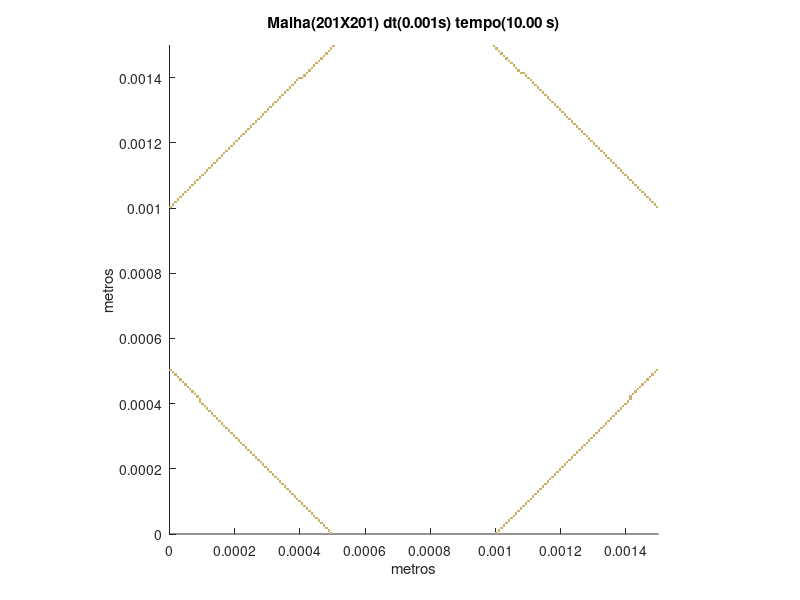

Write the MATLAB code that produced this figure.
set (gca,'PlotBoxAspectRatio',[1 1 1],'Xlim',[0,0.0015],'Ylim',[0,0.0015])
hold on
title('Malha(201X201) dt(0.001s) tempo(10.00 s)')
hold on
ylabel('metros')
hold on
xlabel('metros')
hold on

fill([0.000492537313432836 0.000492537313432836 0.0005 0.0005],[0 7.46268656716418E-06 7.46268656716418E-06 0],[0.8,0.7,0.4],'LineStyle','none')

fill([0.001 0.001 0.00100746268656716 0.00100746268656716],[0 7.46268656716418E-06 7.46268656716418E-06 0],[0.8,0.7,0.4],'LineStyle','none')

fill([0.000485074626865672 0.000485074626865672 0.000492537313432836 0.000492537313432836],[7.46268656716418E-06 1.49253731343284E-05 1.49253731343284E-05 7.46268656716418E-06],[0.8,0.7,0.4],'LineStyle','none')

fill([0.00100746268656716 0.00100746268656716 0.00101492537313433 0.00101492537313433],[7.46268656716418E-06 1.49253731343284E-05 1.49253731343284E-05 7.46268656716418E-06],[0.8,0.7,0.4],'LineStyle','none')

fill([0.000477611940298507 0.000477611940298507 0.000485074626865672 0.000485074626865672],[1.49253731343284E-05 2.23880597014925E-05 2.23880597014925E-05 1.49253731343284E-05],[0.8,0.7,0.4],'LineStyle','none')

fill([0.00101492537313433 0.00101492537313433 0.00102238805970149 0.00102238805970149],[1.49253731343284E-05 2.23880597014925E-05 2.23880597014925E-05 1.49253731343284E-05],[0.8,0.7,0.4],'LineStyle','none')

fill([0.000470149253731343 0.000470149253731343 0.000477611940298507 0.000477611940298507],[2.23880597014925E-05 2.98507462686567E-05 2.98507462686567E-05 2.23880597014925E-05],[0.8,0.7,0.4],'LineStyle','none')

fill([0.00102238805970149 0.00102238805970149 0.00102985074626866 0.00102985074626866],[2.23880597014925E-05 2.98507462686567E-05 2.98507462686567E-05 2.23880597014925E-05],[0.8,0.7,0.4],'LineStyle','none')

fill([0.000462686567164179 0.000462686567164179 0.000470149253731343 0.000470149253731343],[2.98507462686567E-05 3.73134328358209E-05 3.73134328358209E-05 2.98507462686567E-05],[0.8,0.7,0.4],'LineStyle','none')

fill([0.00102985074626866 0.00102985074626866 0.00103731343283582 0.00103731343283582],[2.98507462686567E-05 3.73134328358209E-05 3.73134328358209E-05 2.98507462686567E-05],[0.8,0.7,0.4],'LineStyle','none')

fill([0.000455223880597015 0.000455223880597015 0.000462686567164179 0.000462686567164179],[3.73134328358209E-05 4.47761194029851E-05 4.47761194029851E-05 3.73134328358209E-05],[0.8,0.7,0.4],'LineStyle','none')

fill([0.00103731343283582 0.00103731343283582 0.00104477611940299 0.00104477611940299],[3.73134328358209E-05 4.47761194029851E-05 4.47761194029851E-05 3.73134328358209E-05],[0.8,0.7,0.4],'LineStyle','none')

fill([0.000447761194029851 0.000447761194029851 0.000455223880597015 0.000455223880597015],[4.47761194029851E-05 5.22388059701493E-05 5.22388059701493E-05 4.47761194029851E-05],[0.8,0.7,0.4],'LineStyle','none')

fill([0.00104477611940299 0.00104477611940299 0.00105223880597015 0.00105223880597015],[4.47761194029851E-05 5.22388059701493E-05 5.22388059701493E-05 4.47761194029851E-05],[0.8,0.7,0.4],'LineStyle','none')

fill([0.000440298507462687 0.000440298507462687 0.000447761194029851 0.000447761194029851],[5.22388059701493E-05 5.97014925373134E-05 5.97014925373134E-05 5.22388059701493E-05],[0.8,0.7,0.4],'LineStyle','none')

fill([0.00105223880597015 0.00105223880597015 0.00105970149253731 0.00105970149253731],[5.22388059701493E-05 5.97014925373134E-05 5.97014925373134E-05 5.22388059701493E-05],[0.8,0.7,0.4],'LineStyle','none')

fill([0.000432835820895522 0.000432835820895522 0.000440298507462687 0.000440298507462687],[5.97014925373134E-05 6.71641791044776E-05 6.71641791044776E-05 5.97014925373134E-05],[0.8,0.7,0.4],'LineStyle','none')

fill([0.00105970149253731 0.00105970149253731 0.00106716417910448 0.00106716417910448],[5.97014925373134E-05 6.71641791044776E-05 6.71641791044776E-05 5.97014925373134E-05],[0.8,0.7,0.4],'LineStyle','none')

fill([0.000425373134328358 0.000425373134328358 0.000432835820895522 0.000432835820895522],[6.71641791044776E-05 7.46268656716418E-05 7.46268656716418E-05 6.71641791044776E-05],[0.8,0.7,0.4],'LineStyle','none')

fill([0.00106716417910448 0.00106716417910448 0.00107462686567164 0.00107462686567164],[6.71641791044776E-05 7.46268656716418E-05 7.46268656716418E-05 6.71641791044776E-05],[0.8,0.7,0.4],'LineStyle','none')

fill([0.000417910447761194 0.000417910447761194 0.000425373134328358 0.000425373134328358],[7.46268656716418E-05 8.2089552238806E-05 8.2089552238806E-05 7.46268656716418E-05],[0.8,0.7,0.4],'LineStyle','none')

fill([0.00107462686567164 0.00107462686567164 0.00108208955223881 0.00108208955223881],[7.46268656716418E-05 8.2089552238806E-05 8.2089552238806E-05 7.46268656716418E-05],[0.8,0.7,0.4],'LineStyle','none')

fill([0.00041044776119403 0.00041044776119403 0.000417910447761194 0.000417910447761194],[8.2089552238806E-05 8.95522388059702E-05 8.95522388059702E-05 8.2089552238806E-05],[0.8,0.7,0.4],'LineStyle','none')

fill([0.00108208955223881 0.00108208955223881 0.00108955223880597 0.00108955223880597],[8.2089552238806E-05 8.95522388059702E-05 8.95522388059702E-05 8.2089552238806E-05],[0.8,0.7,0.4],'LineStyle','none')

fill([0.000402985074626866 0.000402985074626866 0.00041044776119403 0.00041044776119403],[8.95522388059702E-05 9.70149253731343E-05 9.70149253731343E-05 8.95522388059702E-05],[0.8,0.7,0.4],'LineStyle','none')

fill([0.00108955223880597 0.00108955223880597 0.00109701492537313 0.00109701492537313],[8.95522388059702E-05 9.70149253731343E-05 9.70149253731343E-05 8.95522388059702E-05],[0.8,0.7,0.4],'LineStyle','none')

fill([0.000395522388059701 0.000395522388059701 0.000402985074626866 0.000402985074626866],[9.70149253731343E-05 0.000104477611940299 0.000104477611940299 9.70149253731343E-05],[0.8,0.7,0.4],'LineStyle','none')

fill([0.00109701492537313 0.00109701492537313 0.0011044776119403 0.0011044776119403],[9.70149253731343E-05 0.000104477611940299 0.000104477611940299 9.70149253731343E-05],[0.8,0.7,0.4],'LineStyle','none')

fill([0.000388059701492537 0.000388059701492537 0.000395522388059701 0.000395522388059701],[0.000104477611940299 0.000111940298507463 0.000111940298507463 0.000104477611940299],[0.8,0.7,0.4],'LineStyle','none')

fill([0.0011044776119403 0.0011044776119403 0.00111194029850746 0.00111194029850746],[0.000104477611940299 0.000111940298507463 0.000111940298507463 0.000104477611940299],[0.8,0.7,0.4],'LineStyle','none')

fill([0.000380597014925373 0.000380597014925373 0.000388059701492537 0.000388059701492537],[0.000111940298507463 0.000119402985074627 0.000119402985074627 0.000111940298507463],[0.8,0.7,0.4],'LineStyle','none')

fill([0.00111194029850746 0.00111194029850746 0.00111940298507463 0.00111940298507463],[0.000111940298507463 0.000119402985074627 0.000119402985074627 0.000111940298507463],[0.8,0.7,0.4],'LineStyle','none')

fill([0.000373134328358209 0.000373134328358209 0.000380597014925373 0.000380597014925373],[0.000119402985074627 0.000126865671641791 0.000126865671641791 0.000119402985074627],[0.8,0.7,0.4],'LineStyle','none')

fill([0.00111940298507463 0.00111940298507463 0.00112686567164179 0.00112686567164179],[0.000119402985074627 0.000126865671641791 0.000126865671641791 0.000119402985074627],[0.8,0.7,0.4],'LineStyle','none')

fill([0.000365671641791045 0.000365671641791045 0.000373134328358209 0.000373134328358209],[0.000126865671641791 0.000134328358208955 0.000134328358208955 0.000126865671641791],[0.8,0.7,0.4],'LineStyle','none')

fill([0.00112686567164179 0.00112686567164179 0.00113432835820896 0.00113432835820896],[0.000126865671641791 0.000134328358208955 0.000134328358208955 0.000126865671641791],[0.8,0.7,0.4],'LineStyle','none')

fill([0.000358208955223881 0.000358208955223881 0.000365671641791045 0.000365671641791045],[0.000134328358208955 0.000141791044776119 0.000141791044776119 0.000134328358208955],[0.8,0.7,0.4],'LineStyle','none')

fill([0.00113432835820896 0.00113432835820896 0.00114179104477612 0.00114179104477612],[0.000134328358208955 0.000141791044776119 0.000141791044776119 0.000134328358208955],[0.8,0.7,0.4],'LineStyle','none')

fill([0.000350746268656716 0.000350746268656716 0.000358208955223881 0.000358208955223881],[0.000141791044776119 0.000149253731343284 0.000149253731343284 0.000141791044776119],[0.8,0.7,0.4],'LineStyle','none')

fill([0.00114179104477612 0.00114179104477612 0.00114925373134328 0.00114925373134328],[0.000141791044776119 0.000149253731343284 0.000149253731343284 0.000141791044776119],[0.8,0.7,0.4],'LineStyle','none')

fill([0.000343283582089552 0.000343283582089552 0.000350746268656716 0.000350746268656716],[0.000149253731343284 0.000156716417910448 0.000156716417910448 0.000149253731343284],[0.8,0.7,0.4],'LineStyle','none')

fill([0.00114925373134328 0.00114925373134328 0.00115671641791045 0.00115671641791045],[0.000149253731343284 0.000156716417910448 0.000156716417910448 0.000149253731343284],[0.8,0.7,0.4],'LineStyle','none')

fill([0.000335820895522388 0.000335820895522388 0.000343283582089552 0.000343283582089552],[0.000156716417910448 0.000164179104477612 0.000164179104477612 0.000156716417910448],[0.8,0.7,0.4],'LineStyle','none')

fill([0.00115671641791045 0.00115671641791045 0.00116417910447761 0.00116417910447761],[0.000156716417910448 0.000164179104477612 0.000164179104477612 0.000156716417910448],[0.8,0.7,0.4],'LineStyle','none')

fill([0.000328358208955224 0.000328358208955224 0.000335820895522388 0.000335820895522388],[0.000164179104477612 0.000171641791044776 0.000171641791044776 0.000164179104477612],[0.8,0.7,0.4],'LineStyle','none')

fill([0.00116417910447761 0.00116417910447761 0.00117164179104478 0.00117164179104478],[0.000164179104477612 0.000171641791044776 0.000171641791044776 0.000164179104477612],[0.8,0.7,0.4],'LineStyle','none')

fill([0.00032089552238806 0.00032089552238806 0.000328358208955224 0.000328358208955224],[0.000171641791044776 0.00017910447761194 0.00017910447761194 0.000171641791044776],[0.8,0.7,0.4],'LineStyle','none')

fill([0.00117164179104478 0.00117164179104478 0.00117910447761194 0.00117910447761194],[0.000171641791044776 0.00017910447761194 0.00017910447761194 0.000171641791044776],[0.8,0.7,0.4],'LineStyle','none')

fill([0.000313432835820896 0.000313432835820896 0.00032089552238806 0.00032089552238806],[0.00017910447761194 0.000186567164179104 0.000186567164179104 0.00017910447761194],[0.8,0.7,0.4],'LineStyle','none')

fill([0.00117910447761194 0.00117910447761194 0.0011865671641791 0.0011865671641791],[0.00017910447761194 0.000186567164179104 0.000186567164179104 0.00017910447761194],[0.8,0.7,0.4],'LineStyle','none')

fill([0.000305970149253731 0.000305970149253731 0.000313432835820896 0.000313432835820896],[0.000186567164179104 0.000194029850746269 0.000194029850746269 0.000186567164179104],[0.8,0.7,0.4],'LineStyle','none')

fill([0.0011865671641791 0.0011865671641791 0.00119402985074627 0.00119402985074627],[0.000186567164179104 0.000194029850746269 0.000194029850746269 0.000186567164179104],[0.8,0.7,0.4],'LineStyle','none')

fill([0.000298507462686567 0.000298507462686567 0.000305970149253731 0.000305970149253731],[0.000194029850746269 0.000201492537313433 0.000201492537313433 0.000194029850746269],[0.8,0.7,0.4],'LineStyle','none')

fill([0.00119402985074627 0.00119402985074627 0.00120149253731343 0.00120149253731343],[0.000194029850746269 0.000201492537313433 0.000201492537313433 0.000194029850746269],[0.8,0.7,0.4],'LineStyle','none')

fill([0.000291044776119403 0.000291044776119403 0.000298507462686567 0.000298507462686567],[0.000201492537313433 0.000208955223880597 0.000208955223880597 0.000201492537313433],[0.8,0.7,0.4],'LineStyle','none')

fill([0.00120149253731343 0.00120149253731343 0.0012089552238806 0.0012089552238806],[0.000201492537313433 0.000208955223880597 0.000208955223880597 0.000201492537313433],[0.8,0.7,0.4],'LineStyle','none')

fill([0.000283582089552239 0.000283582089552239 0.000291044776119403 0.000291044776119403],[0.000208955223880597 0.000216417910447761 0.000216417910447761 0.000208955223880597],[0.8,0.7,0.4],'LineStyle','none')

fill([0.0012089552238806 0.0012089552238806 0.00121641791044776 0.00121641791044776],[0.000208955223880597 0.000216417910447761 0.000216417910447761 0.000208955223880597],[0.8,0.7,0.4],'LineStyle','none')

fill([0.000276119402985075 0.000276119402985075 0.000283582089552239 0.000283582089552239],[0.000216417910447761 0.000223880597014925 0.000223880597014925 0.000216417910447761],[0.8,0.7,0.4],'LineStyle','none')

fill([0.00121641791044776 0.00121641791044776 0.00122388059701493 0.00122388059701493],[0.000216417910447761 0.000223880597014925 0.000223880597014925 0.000216417910447761],[0.8,0.7,0.4],'LineStyle','none')

fill([0.00026865671641791 0.00026865671641791 0.000276119402985075 0.000276119402985075],[0.000223880597014925 0.00023134328358209 0.00023134328358209 0.000223880597014925],[0.8,0.7,0.4],'LineStyle','none')

fill([0.00122388059701493 0.00122388059701493 0.00123134328358209 0.00123134328358209],[0.000223880597014925 0.00023134328358209 0.00023134328358209 0.000223880597014925],[0.8,0.7,0.4],'LineStyle','none')

fill([0.000261194029850746 0.000261194029850746 0.00026865671641791 0.00026865671641791],[0.00023134328358209 0.000238805970149254 0.000238805970149254 0.00023134328358209],[0.8,0.7,0.4],'LineStyle','none')

fill([0.00123134328358209 0.00123134328358209 0.00123880597014925 0.00123880597014925],[0.00023134328358209 0.000238805970149254 0.000238805970149254 0.00023134328358209],[0.8,0.7,0.4],'LineStyle','none')

fill([0.000253731343283582 0.000253731343283582 0.000261194029850746 0.000261194029850746],[0.000238805970149254 0.000246268656716418 0.000246268656716418 0.000238805970149254],[0.8,0.7,0.4],'LineStyle','none')

fill([0.00123880597014925 0.00123880597014925 0.00124626865671642 0.00124626865671642],[0.000238805970149254 0.000246268656716418 0.000246268656716418 0.000238805970149254],[0.8,0.7,0.4],'LineStyle','none')

fill([0.000246268656716418 0.000246268656716418 0.000253731343283582 0.000253731343283582],[0.000246268656716418 0.000253731343283582 0.000253731343283582 0.000246268656716418],[0.8,0.7,0.4],'LineStyle','none')

fill([0.00124626865671642 0.00124626865671642 0.00125373134328358 0.00125373134328358],[0.000246268656716418 0.000253731343283582 0.000253731343283582 0.000246268656716418],[0.8,0.7,0.4],'LineStyle','none')

fill([0.000238805970149254 0.000238805970149254 0.000246268656716418 0.000246268656716418],[0.000253731343283582 0.000261194029850746 0.000261194029850746 0.000253731343283582],[0.8,0.7,0.4],'LineStyle','none')

fill([0.00125373134328358 0.00125373134328358 0.00126119402985075 0.00126119402985075],[0.000253731343283582 0.000261194029850746 0.000261194029850746 0.000253731343283582],[0.8,0.7,0.4],'LineStyle','none')

fill([0.00023134328358209 0.00023134328358209 0.000238805970149254 0.000238805970149254],[0.000261194029850746 0.00026865671641791 0.00026865671641791 0.000261194029850746],[0.8,0.7,0.4],'LineStyle','none')

fill([0.00126119402985075 0.00126119402985075 0.00126865671641791 0.00126865671641791],[0.000261194029850746 0.00026865671641791 0.00026865671641791 0.000261194029850746],[0.8,0.7,0.4],'LineStyle','none')

fill([0.000223880597014925 0.000223880597014925 0.00023134328358209 0.00023134328358209],[0.00026865671641791 0.000276119402985075 0.000276119402985075 0.00026865671641791],[0.8,0.7,0.4],'LineStyle','none')

fill([0.00126865671641791 0.00126865671641791 0.00127611940298507 0.00127611940298507],[0.00026865671641791 0.000276119402985075 0.000276119402985075 0.00026865671641791],[0.8,0.7,0.4],'LineStyle','none')

fill([0.000216417910447761 0.000216417910447761 0.000223880597014925 0.000223880597014925],[0.000276119402985075 0.000283582089552239 0.000283582089552239 0.000276119402985075],[0.8,0.7,0.4],'LineStyle','none')

fill([0.00127611940298507 0.00127611940298507 0.00128358208955224 0.00128358208955224],[0.000276119402985075 0.000283582089552239 0.000283582089552239 0.000276119402985075],[0.8,0.7,0.4],'LineStyle','none')

fill([0.000208955223880597 0.000208955223880597 0.000216417910447761 0.000216417910447761],[0.000283582089552239 0.000291044776119403 0.000291044776119403 0.000283582089552239],[0.8,0.7,0.4],'LineStyle','none')

fill([0.00128358208955224 0.00128358208955224 0.0012910447761194 0.0012910447761194],[0.000283582089552239 0.000291044776119403 0.000291044776119403 0.000283582089552239],[0.8,0.7,0.4],'LineStyle','none')

fill([0.000201492537313433 0.000201492537313433 0.000208955223880597 0.000208955223880597],[0.000291044776119403 0.000298507462686567 0.000298507462686567 0.000291044776119403],[0.8,0.7,0.4],'LineStyle','none')

fill([0.0012910447761194 0.0012910447761194 0.00129850746268657 0.00129850746268657],[0.000291044776119403 0.000298507462686567 0.000298507462686567 0.000291044776119403],[0.8,0.7,0.4],'LineStyle','none')

fill([0.000194029850746269 0.000194029850746269 0.000201492537313433 0.000201492537313433],[0.000298507462686567 0.000305970149253731 0.000305970149253731 0.000298507462686567],[0.8,0.7,0.4],'LineStyle','none')

fill([0.00129850746268657 0.00129850746268657 0.00130597014925373 0.00130597014925373],[0.000298507462686567 0.000305970149253731 0.000305970149253731 0.000298507462686567],[0.8,0.7,0.4],'LineStyle','none')

fill([0.000186567164179104 0.000186567164179104 0.000194029850746269 0.000194029850746269],[0.000305970149253731 0.000313432835820896 0.000313432835820896 0.000305970149253731],[0.8,0.7,0.4],'LineStyle','none')

fill([0.00130597014925373 0.00130597014925373 0.0013134328358209 0.0013134328358209],[0.000305970149253731 0.000313432835820896 0.000313432835820896 0.000305970149253731],[0.8,0.7,0.4],'LineStyle','none')

fill([0.00017910447761194 0.00017910447761194 0.000186567164179104 0.000186567164179104],[0.000313432835820896 0.00032089552238806 0.00032089552238806 0.000313432835820896],[0.8,0.7,0.4],'LineStyle','none')

fill([0.0013134328358209 0.0013134328358209 0.00132089552238806 0.00132089552238806],[0.000313432835820896 0.00032089552238806 0.00032089552238806 0.000313432835820896],[0.8,0.7,0.4],'LineStyle','none')

fill([0.000171641791044776 0.000171641791044776 0.00017910447761194 0.00017910447761194],[0.00032089552238806 0.000328358208955224 0.000328358208955224 0.00032089552238806],[0.8,0.7,0.4],'LineStyle','none')

fill([0.00132089552238806 0.00132089552238806 0.00132835820895522 0.00132835820895522],[0.00032089552238806 0.000328358208955224 0.000328358208955224 0.00032089552238806],[0.8,0.7,0.4],'LineStyle','none')

fill([0.000164179104477612 0.000164179104477612 0.000171641791044776 0.000171641791044776],[0.000328358208955224 0.000335820895522388 0.000335820895522388 0.000328358208955224],[0.8,0.7,0.4],'LineStyle','none')

fill([0.00132835820895522 0.00132835820895522 0.00133582089552239 0.00133582089552239],[0.000328358208955224 0.000335820895522388 0.000335820895522388 0.000328358208955224],[0.8,0.7,0.4],'LineStyle','none')

fill([0.000156716417910448 0.000156716417910448 0.000164179104477612 0.000164179104477612],[0.000335820895522388 0.000343283582089552 0.000343283582089552 0.000335820895522388],[0.8,0.7,0.4],'LineStyle','none')

fill([0.00133582089552239 0.00133582089552239 0.00134328358208955 0.00134328358208955],[0.000335820895522388 0.000343283582089552 0.000343283582089552 0.000335820895522388],[0.8,0.7,0.4],'LineStyle','none')

fill([0.000149253731343284 0.000149253731343284 0.000156716417910448 0.000156716417910448],[0.000343283582089552 0.000350746268656716 0.000350746268656716 0.000343283582089552],[0.8,0.7,0.4],'LineStyle','none')

fill([0.00134328358208955 0.00134328358208955 0.00135074626865672 0.00135074626865672],[0.000343283582089552 0.000350746268656716 0.000350746268656716 0.000343283582089552],[0.8,0.7,0.4],'LineStyle','none')

fill([0.000141791044776119 0.000141791044776119 0.000149253731343284 0.000149253731343284],[0.000350746268656716 0.000358208955223881 0.000358208955223881 0.000350746268656716],[0.8,0.7,0.4],'LineStyle','none')

fill([0.00135074626865672 0.00135074626865672 0.00135820895522388 0.00135820895522388],[0.000350746268656716 0.000358208955223881 0.000358208955223881 0.000350746268656716],[0.8,0.7,0.4],'LineStyle','none')

fill([0.000134328358208955 0.000134328358208955 0.000141791044776119 0.000141791044776119],[0.000358208955223881 0.000365671641791045 0.000365671641791045 0.000358208955223881],[0.8,0.7,0.4],'LineStyle','none')

fill([0.00135820895522388 0.00135820895522388 0.00136567164179104 0.00136567164179104],[0.000358208955223881 0.000365671641791045 0.000365671641791045 0.000358208955223881],[0.8,0.7,0.4],'LineStyle','none')

fill([0.000126865671641791 0.000126865671641791 0.000134328358208955 0.000134328358208955],[0.000365671641791045 0.000373134328358209 0.000373134328358209 0.000365671641791045],[0.8,0.7,0.4],'LineStyle','none')

fill([0.00136567164179104 0.00136567164179104 0.00137313432835821 0.00137313432835821],[0.000365671641791045 0.000373134328358209 0.000373134328358209 0.000365671641791045],[0.8,0.7,0.4],'LineStyle','none')

fill([0.000119402985074627 0.000119402985074627 0.000126865671641791 0.000126865671641791],[0.000373134328358209 0.000380597014925373 0.000380597014925373 0.000373134328358209],[0.8,0.7,0.4],'LineStyle','none')

fill([0.00137313432835821 0.00137313432835821 0.00138059701492537 0.00138059701492537],[0.000373134328358209 0.000380597014925373 0.000380597014925373 0.000373134328358209],[0.8,0.7,0.4],'LineStyle','none')

fill([0.000111940298507463 0.000111940298507463 0.000119402985074627 0.000119402985074627],[0.000380597014925373 0.000388059701492537 0.000388059701492537 0.000380597014925373],[0.8,0.7,0.4],'LineStyle','none')

fill([0.00138059701492537 0.00138059701492537 0.00138805970149254 0.00138805970149254],[0.000380597014925373 0.000388059701492537 0.000388059701492537 0.000380597014925373],[0.8,0.7,0.4],'LineStyle','none')

fill([0.000104477611940299 0.000104477611940299 0.000111940298507463 0.000111940298507463],[0.000388059701492537 0.000395522388059701 0.000395522388059701 0.000388059701492537],[0.8,0.7,0.4],'LineStyle','none')

fill([0.00138805970149254 0.00138805970149254 0.0013955223880597 0.0013955223880597],[0.000388059701492537 0.000395522388059701 0.000395522388059701 0.000388059701492537],[0.8,0.7,0.4],'LineStyle','none')

fill([9.70149253731343E-05 9.70149253731343E-05 0.000104477611940299 0.000104477611940299],[0.000395522388059701 0.000402985074626866 0.000402985074626866 0.000395522388059701],[0.8,0.7,0.4],'LineStyle','none')

fill([0.0013955223880597 0.0013955223880597 0.00140298507462687 0.00140298507462687],[0.000395522388059701 0.000402985074626866 0.000402985074626866 0.000395522388059701],[0.8,0.7,0.4],'LineStyle','none')

fill([8.95522388059702E-05 8.95522388059702E-05 9.70149253731343E-05 9.70149253731343E-05],[0.000402985074626866 0.00041044776119403 0.00041044776119403 0.000402985074626866],[0.8,0.7,0.4],'LineStyle','none')

fill([0.00140298507462687 0.00140298507462687 0.00141044776119403 0.00141044776119403],[0.000402985074626866 0.00041044776119403 0.00041044776119403 0.000402985074626866],[0.8,0.7,0.4],'LineStyle','none')

fill([8.95522388059702E-05 8.95522388059702E-05 9.70149253731343E-05 9.70149253731343E-05],[0.00041044776119403 0.000417910447761194 0.000417910447761194 0.00041044776119403],[0.8,0.7,0.4],'LineStyle','none')

fill([0.00141044776119403 0.00141044776119403 0.00141791044776119 0.00141791044776119],[0.00041044776119403 0.000417910447761194 0.000417910447761194 0.00041044776119403],[0.8,0.7,0.4],'LineStyle','none')

fill([8.2089552238806E-05 8.2089552238806E-05 8.95522388059702E-05 8.95522388059702E-05],[0.000417910447761194 0.000425373134328358 0.000425373134328358 0.000417910447761194],[0.8,0.7,0.4],'LineStyle','none')

fill([0.00141044776119403 0.00141044776119403 0.00141791044776119 0.00141791044776119],[0.000417910447761194 0.000425373134328358 0.000425373134328358 0.000417910447761194],[0.8,0.7,0.4],'LineStyle','none')

fill([7.46268656716418E-05 7.46268656716418E-05 8.2089552238806E-05 8.2089552238806E-05],[0.000425373134328358 0.000432835820895522 0.000432835820895522 0.000425373134328358],[0.8,0.7,0.4],'LineStyle','none')

fill([0.00141791044776119 0.00141791044776119 0.00142537313432836 0.00142537313432836],[0.000425373134328358 0.000432835820895522 0.000432835820895522 0.000425373134328358],[0.8,0.7,0.4],'LineStyle','none')

fill([6.71641791044776E-05 6.71641791044776E-05 7.46268656716418E-05 7.46268656716418E-05],[0.000432835820895522 0.000440298507462687 0.000440298507462687 0.000432835820895522],[0.8,0.7,0.4],'LineStyle','none')

fill([0.00142537313432836 0.00142537313432836 0.00143283582089552 0.00143283582089552],[0.000432835820895522 0.000440298507462687 0.000440298507462687 0.000432835820895522],[0.8,0.7,0.4],'LineStyle','none')

fill([5.97014925373134E-05 5.97014925373134E-05 6.71641791044776E-05 6.71641791044776E-05],[0.000440298507462687 0.000447761194029851 0.000447761194029851 0.000440298507462687],[0.8,0.7,0.4],'LineStyle','none')

fill([0.00143283582089552 0.00143283582089552 0.00144029850746269 0.00144029850746269],[0.000440298507462687 0.000447761194029851 0.000447761194029851 0.000440298507462687],[0.8,0.7,0.4],'LineStyle','none')

fill([5.22388059701493E-05 5.22388059701493E-05 5.97014925373134E-05 5.97014925373134E-05],[0.000447761194029851 0.000455223880597015 0.000455223880597015 0.000447761194029851],[0.8,0.7,0.4],'LineStyle','none')

fill([0.00144029850746269 0.00144029850746269 0.00144776119402985 0.00144776119402985],[0.000447761194029851 0.000455223880597015 0.000455223880597015 0.000447761194029851],[0.8,0.7,0.4],'LineStyle','none')

fill([4.47761194029851E-05 4.47761194029851E-05 5.22388059701493E-05 5.22388059701493E-05],[0.000455223880597015 0.000462686567164179 0.000462686567164179 0.000455223880597015],[0.8,0.7,0.4],'LineStyle','none')

fill([0.00144776119402985 0.00144776119402985 0.00145522388059702 0.00145522388059702],[0.000455223880597015 0.000462686567164179 0.000462686567164179 0.000455223880597015],[0.8,0.7,0.4],'LineStyle','none')

fill([3.73134328358209E-05 3.73134328358209E-05 4.47761194029851E-05 4.47761194029851E-05],[0.000462686567164179 0.000470149253731343 0.000470149253731343 0.000462686567164179],[0.8,0.7,0.4],'LineStyle','none')

fill([0.00145522388059702 0.00145522388059702 0.00146268656716418 0.00146268656716418],[0.000462686567164179 0.000470149253731343 0.000470149253731343 0.000462686567164179],[0.8,0.7,0.4],'LineStyle','none')

fill([2.98507462686567E-05 2.98507462686567E-05 3.73134328358209E-05 3.73134328358209E-05],[0.000470149253731343 0.000477611940298507 0.000477611940298507 0.000470149253731343],[0.8,0.7,0.4],'LineStyle','none')

fill([0.00146268656716418 0.00146268656716418 0.00147014925373134 0.00147014925373134],[0.000470149253731343 0.000477611940298507 0.000477611940298507 0.000470149253731343],[0.8,0.7,0.4],'LineStyle','none')

fill([2.23880597014925E-05 2.23880597014925E-05 2.98507462686567E-05 2.98507462686567E-05],[0.000477611940298507 0.000485074626865672 0.000485074626865672 0.000477611940298507],[0.8,0.7,0.4],'LineStyle','none')

fill([0.00147014925373134 0.00147014925373134 0.00147761194029851 0.00147761194029851],[0.000477611940298507 0.000485074626865672 0.000485074626865672 0.000477611940298507],[0.8,0.7,0.4],'LineStyle','none')

fill([1.49253731343284E-05 1.49253731343284E-05 2.23880597014925E-05 2.23880597014925E-05],[0.000485074626865672 0.000492537313432836 0.000492537313432836 0.000485074626865672],[0.8,0.7,0.4],'LineStyle','none')

fill([0.00147761194029851 0.00147761194029851 0.00148507462686567 0.00148507462686567],[0.000485074626865672 0.000492537313432836 0.000492537313432836 0.000485074626865672],[0.8,0.7,0.4],'LineStyle','none')

fill([7.46268656716418E-06 7.46268656716418E-06 1.49253731343284E-05 1.49253731343284E-05],[0.000492537313432836 0.0005 0.0005 0.000492537313432836],[0.8,0.7,0.4],'LineStyle','none')

fill([0.00148507462686567 0.00148507462686567 0.00149253731343284 0.00149253731343284],[0.000492537313432836 0.0005 0.0005 0.000492537313432836],[0.8,0.7,0.4],'LineStyle','none')

fill([0 0 7.46268656716418E-06 7.46268656716418E-06],[0.0005 0.000507462686567164 0.000507462686567164 0.0005],[0.8,0.7,0.4],'LineStyle','none')

fill([0.00149253731343284 0.00149253731343284 0.0015 0.0015],[0.0005 0.000507462686567164 0.000507462686567164 0.0005],[0.8,0.7,0.4],'LineStyle','none')

fill([0 0 7.46268656716418E-06 7.46268656716418E-06],[0.001 0.00100746268656716 0.00100746268656716 0.001],[0.8,0.7,0.4],'LineStyle','none')

fill([0.00149253731343284 0.00149253731343284 0.0015 0.0015],[0.001 0.00100746268656716 0.00100746268656716 0.001],[0.8,0.7,0.4],'LineStyle','none')

fill([7.46268656716418E-06 7.46268656716418E-06 1.49253731343284E-05 1.49253731343284E-05],[0.00100746268656716 0.00101492537313433 0.00101492537313433 0.00100746268656716],[0.8,0.7,0.4],'LineStyle','none')

fill([0.00148507462686567 0.00148507462686567 0.00149253731343284 0.00149253731343284],[0.00100746268656716 0.00101492537313433 0.00101492537313433 0.00100746268656716],[0.8,0.7,0.4],'LineStyle','none')

fill([1.49253731343284E-05 1.49253731343284E-05 2.23880597014925E-05 2.23880597014925E-05],[0.00101492537313433 0.00102238805970149 0.00102238805970149 0.00101492537313433],[0.8,0.7,0.4],'LineStyle','none')

fill([0.00147761194029851 0.00147761194029851 0.00148507462686567 0.00148507462686567],[0.00101492537313433 0.00102238805970149 0.00102238805970149 0.00101492537313433],[0.8,0.7,0.4],'LineStyle','none')

fill([2.23880597014925E-05 2.23880597014925E-05 2.98507462686567E-05 2.98507462686567E-05],[0.00102238805970149 0.00102985074626866 0.00102985074626866 0.00102238805970149],[0.8,0.7,0.4],'LineStyle','none')

fill([0.00147014925373134 0.00147014925373134 0.00147761194029851 0.00147761194029851],[0.00102238805970149 0.00102985074626866 0.00102985074626866 0.00102238805970149],[0.8,0.7,0.4],'LineStyle','none')

fill([2.98507462686567E-05 2.98507462686567E-05 3.73134328358209E-05 3.73134328358209E-05],[0.00102985074626866 0.00103731343283582 0.00103731343283582 0.00102985074626866],[0.8,0.7,0.4],'LineStyle','none')

fill([0.00146268656716418 0.00146268656716418 0.00147014925373134 0.00147014925373134],[0.00102985074626866 0.00103731343283582 0.00103731343283582 0.00102985074626866],[0.8,0.7,0.4],'LineStyle','none')

fill([3.73134328358209E-05 3.73134328358209E-05 4.47761194029851E-05 4.47761194029851E-05],[0.00103731343283582 0.00104477611940299 0.00104477611940299 0.00103731343283582],[0.8,0.7,0.4],'LineStyle','none')

fill([0.00145522388059702 0.00145522388059702 0.00146268656716418 0.00146268656716418],[0.00103731343283582 0.00104477611940299 0.00104477611940299 0.00103731343283582],[0.8,0.7,0.4],'LineStyle','none')

fill([4.47761194029851E-05 4.47761194029851E-05 5.22388059701493E-05 5.22388059701493E-05],[0.00104477611940299 0.00105223880597015 0.00105223880597015 0.00104477611940299],[0.8,0.7,0.4],'LineStyle','none')

fill([0.00144776119402985 0.00144776119402985 0.00145522388059702 0.00145522388059702],[0.00104477611940299 0.00105223880597015 0.00105223880597015 0.00104477611940299],[0.8,0.7,0.4],'LineStyle','none')

fill([5.22388059701493E-05 5.22388059701493E-05 5.97014925373134E-05 5.97014925373134E-05],[0.00105223880597015 0.00105970149253731 0.00105970149253731 0.00105223880597015],[0.8,0.7,0.4],'LineStyle','none')

fill([0.00144029850746269 0.00144029850746269 0.00144776119402985 0.00144776119402985],[0.00105223880597015 0.00105970149253731 0.00105970149253731 0.00105223880597015],[0.8,0.7,0.4],'LineStyle','none')

fill([5.97014925373134E-05 5.97014925373134E-05 6.71641791044776E-05 6.71641791044776E-05],[0.00105970149253731 0.00106716417910448 0.00106716417910448 0.00105970149253731],[0.8,0.7,0.4],'LineStyle','none')

fill([0.00143283582089552 0.00143283582089552 0.00144029850746269 0.00144029850746269],[0.00105970149253731 0.00106716417910448 0.00106716417910448 0.00105970149253731],[0.8,0.7,0.4],'LineStyle','none')

fill([6.71641791044776E-05 6.71641791044776E-05 7.46268656716418E-05 7.46268656716418E-05],[0.00106716417910448 0.00107462686567164 0.00107462686567164 0.00106716417910448],[0.8,0.7,0.4],'LineStyle','none')

fill([0.00142537313432836 0.00142537313432836 0.00143283582089552 0.00143283582089552],[0.00106716417910448 0.00107462686567164 0.00107462686567164 0.00106716417910448],[0.8,0.7,0.4],'LineStyle','none')

fill([7.46268656716418E-05 7.46268656716418E-05 8.2089552238806E-05 8.2089552238806E-05],[0.00107462686567164 0.00108208955223881 0.00108208955223881 0.00107462686567164],[0.8,0.7,0.4],'LineStyle','none')

fill([0.00141791044776119 0.00141791044776119 0.00142537313432836 0.00142537313432836],[0.00107462686567164 0.00108208955223881 0.00108208955223881 0.00107462686567164],[0.8,0.7,0.4],'LineStyle','none')

fill([8.2089552238806E-05 8.2089552238806E-05 8.95522388059702E-05 8.95522388059702E-05],[0.00108208955223881 0.00108955223880597 0.00108955223880597 0.00108208955223881],[0.8,0.7,0.4],'LineStyle','none')

fill([0.00141044776119403 0.00141044776119403 0.00141791044776119 0.00141791044776119],[0.00108208955223881 0.00108955223880597 0.00108955223880597 0.00108208955223881],[0.8,0.7,0.4],'LineStyle','none')

fill([8.95522388059702E-05 8.95522388059702E-05 9.70149253731343E-05 9.70149253731343E-05],[0.00108955223880597 0.00109701492537313 0.00109701492537313 0.00108955223880597],[0.8,0.7,0.4],'LineStyle','none')

fill([0.00140298507462687 0.00140298507462687 0.00141044776119403 0.00141044776119403],[0.00108955223880597 0.00109701492537313 0.00109701492537313 0.00108955223880597],[0.8,0.7,0.4],'LineStyle','none')

fill([9.70149253731343E-05 9.70149253731343E-05 0.000104477611940299 0.000104477611940299],[0.00109701492537313 0.0011044776119403 0.0011044776119403 0.00109701492537313],[0.8,0.7,0.4],'LineStyle','none')

fill([0.0013955223880597 0.0013955223880597 0.00140298507462687 0.00140298507462687],[0.00109701492537313 0.0011044776119403 0.0011044776119403 0.00109701492537313],[0.8,0.7,0.4],'LineStyle','none')

fill([0.000104477611940299 0.000104477611940299 0.000111940298507463 0.000111940298507463],[0.0011044776119403 0.00111194029850746 0.00111194029850746 0.0011044776119403],[0.8,0.7,0.4],'LineStyle','none')

fill([0.00138805970149254 0.00138805970149254 0.0013955223880597 0.0013955223880597],[0.0011044776119403 0.00111194029850746 0.00111194029850746 0.0011044776119403],[0.8,0.7,0.4],'LineStyle','none')

fill([0.000111940298507463 0.000111940298507463 0.000119402985074627 0.000119402985074627],[0.00111194029850746 0.00111940298507463 0.00111940298507463 0.00111194029850746],[0.8,0.7,0.4],'LineStyle','none')

fill([0.00138059701492537 0.00138059701492537 0.00138805970149254 0.00138805970149254],[0.00111194029850746 0.00111940298507463 0.00111940298507463 0.00111194029850746],[0.8,0.7,0.4],'LineStyle','none')

fill([0.000119402985074627 0.000119402985074627 0.000126865671641791 0.000126865671641791],[0.00111940298507463 0.00112686567164179 0.00112686567164179 0.00111940298507463],[0.8,0.7,0.4],'LineStyle','none')

fill([0.00137313432835821 0.00137313432835821 0.00138059701492537 0.00138059701492537],[0.00111940298507463 0.00112686567164179 0.00112686567164179 0.00111940298507463],[0.8,0.7,0.4],'LineStyle','none')

fill([0.000126865671641791 0.000126865671641791 0.000134328358208955 0.000134328358208955],[0.00112686567164179 0.00113432835820896 0.00113432835820896 0.00112686567164179],[0.8,0.7,0.4],'LineStyle','none')

fill([0.00136567164179104 0.00136567164179104 0.00137313432835821 0.00137313432835821],[0.00112686567164179 0.00113432835820896 0.00113432835820896 0.00112686567164179],[0.8,0.7,0.4],'LineStyle','none')

fill([0.000134328358208955 0.000134328358208955 0.000141791044776119 0.000141791044776119],[0.00113432835820896 0.00114179104477612 0.00114179104477612 0.00113432835820896],[0.8,0.7,0.4],'LineStyle','none')

fill([0.00135820895522388 0.00135820895522388 0.00136567164179104 0.00136567164179104],[0.00113432835820896 0.00114179104477612 0.00114179104477612 0.00113432835820896],[0.8,0.7,0.4],'LineStyle','none')

fill([0.000141791044776119 0.000141791044776119 0.000149253731343284 0.000149253731343284],[0.00114179104477612 0.00114925373134328 0.00114925373134328 0.00114179104477612],[0.8,0.7,0.4],'LineStyle','none')

fill([0.00135074626865672 0.00135074626865672 0.00135820895522388 0.00135820895522388],[0.00114179104477612 0.00114925373134328 0.00114925373134328 0.00114179104477612],[0.8,0.7,0.4],'LineStyle','none')

fill([0.000149253731343284 0.000149253731343284 0.000156716417910448 0.000156716417910448],[0.00114925373134328 0.00115671641791045 0.00115671641791045 0.00114925373134328],[0.8,0.7,0.4],'LineStyle','none')

fill([0.00134328358208955 0.00134328358208955 0.00135074626865672 0.00135074626865672],[0.00114925373134328 0.00115671641791045 0.00115671641791045 0.00114925373134328],[0.8,0.7,0.4],'LineStyle','none')

fill([0.000156716417910448 0.000156716417910448 0.000164179104477612 0.000164179104477612],[0.00115671641791045 0.00116417910447761 0.00116417910447761 0.00115671641791045],[0.8,0.7,0.4],'LineStyle','none')

fill([0.00133582089552239 0.00133582089552239 0.00134328358208955 0.00134328358208955],[0.00115671641791045 0.00116417910447761 0.00116417910447761 0.00115671641791045],[0.8,0.7,0.4],'LineStyle','none')

fill([0.000164179104477612 0.000164179104477612 0.000171641791044776 0.000171641791044776],[0.00116417910447761 0.00117164179104478 0.00117164179104478 0.00116417910447761],[0.8,0.7,0.4],'LineStyle','none')

fill([0.00132835820895522 0.00132835820895522 0.00133582089552239 0.00133582089552239],[0.00116417910447761 0.00117164179104478 0.00117164179104478 0.00116417910447761],[0.8,0.7,0.4],'LineStyle','none')

fill([0.000171641791044776 0.000171641791044776 0.00017910447761194 0.00017910447761194],[0.00117164179104478 0.00117910447761194 0.00117910447761194 0.00117164179104478],[0.8,0.7,0.4],'LineStyle','none')

fill([0.00132089552238806 0.00132089552238806 0.00132835820895522 0.00132835820895522],[0.00117164179104478 0.00117910447761194 0.00117910447761194 0.00117164179104478],[0.8,0.7,0.4],'LineStyle','none')

fill([0.00017910447761194 0.00017910447761194 0.000186567164179104 0.000186567164179104],[0.00117910447761194 0.0011865671641791 0.0011865671641791 0.00117910447761194],[0.8,0.7,0.4],'LineStyle','none')

fill([0.0013134328358209 0.0013134328358209 0.00132089552238806 0.00132089552238806],[0.00117910447761194 0.0011865671641791 0.0011865671641791 0.00117910447761194],[0.8,0.7,0.4],'LineStyle','none')

fill([0.000186567164179104 0.000186567164179104 0.000194029850746269 0.000194029850746269],[0.0011865671641791 0.00119402985074627 0.00119402985074627 0.0011865671641791],[0.8,0.7,0.4],'LineStyle','none')

fill([0.00130597014925373 0.00130597014925373 0.0013134328358209 0.0013134328358209],[0.0011865671641791 0.00119402985074627 0.00119402985074627 0.0011865671641791],[0.8,0.7,0.4],'LineStyle','none')

fill([0.000194029850746269 0.000194029850746269 0.000201492537313433 0.000201492537313433],[0.00119402985074627 0.00120149253731343 0.00120149253731343 0.00119402985074627],[0.8,0.7,0.4],'LineStyle','none')

fill([0.00129850746268657 0.00129850746268657 0.00130597014925373 0.00130597014925373],[0.00119402985074627 0.00120149253731343 0.00120149253731343 0.00119402985074627],[0.8,0.7,0.4],'LineStyle','none')

fill([0.000201492537313433 0.000201492537313433 0.000208955223880597 0.000208955223880597],[0.00120149253731343 0.0012089552238806 0.0012089552238806 0.00120149253731343],[0.8,0.7,0.4],'LineStyle','none')

fill([0.0012910447761194 0.0012910447761194 0.00129850746268657 0.00129850746268657],[0.00120149253731343 0.0012089552238806 0.0012089552238806 0.00120149253731343],[0.8,0.7,0.4],'LineStyle','none')

fill([0.000208955223880597 0.000208955223880597 0.000216417910447761 0.000216417910447761],[0.0012089552238806 0.00121641791044776 0.00121641791044776 0.0012089552238806],[0.8,0.7,0.4],'LineStyle','none')

fill([0.00128358208955224 0.00128358208955224 0.0012910447761194 0.0012910447761194],[0.0012089552238806 0.00121641791044776 0.00121641791044776 0.0012089552238806],[0.8,0.7,0.4],'LineStyle','none')

fill([0.000216417910447761 0.000216417910447761 0.000223880597014925 0.000223880597014925],[0.00121641791044776 0.00122388059701493 0.00122388059701493 0.00121641791044776],[0.8,0.7,0.4],'LineStyle','none')

fill([0.00127611940298507 0.00127611940298507 0.00128358208955224 0.00128358208955224],[0.00121641791044776 0.00122388059701493 0.00122388059701493 0.00121641791044776],[0.8,0.7,0.4],'LineStyle','none')

fill([0.000223880597014925 0.000223880597014925 0.00023134328358209 0.00023134328358209],[0.00122388059701493 0.00123134328358209 0.00123134328358209 0.00122388059701493],[0.8,0.7,0.4],'LineStyle','none')

fill([0.00126865671641791 0.00126865671641791 0.00127611940298507 0.00127611940298507],[0.00122388059701493 0.00123134328358209 0.00123134328358209 0.00122388059701493],[0.8,0.7,0.4],'LineStyle','none')

fill([0.00023134328358209 0.00023134328358209 0.000238805970149254 0.000238805970149254],[0.00123134328358209 0.00123880597014925 0.00123880597014925 0.00123134328358209],[0.8,0.7,0.4],'LineStyle','none')

fill([0.00126119402985075 0.00126119402985075 0.00126865671641791 0.00126865671641791],[0.00123134328358209 0.00123880597014925 0.00123880597014925 0.00123134328358209],[0.8,0.7,0.4],'LineStyle','none')

fill([0.000238805970149254 0.000238805970149254 0.000246268656716418 0.000246268656716418],[0.00123880597014925 0.00124626865671642 0.00124626865671642 0.00123880597014925],[0.8,0.7,0.4],'LineStyle','none')

fill([0.00125373134328358 0.00125373134328358 0.00126119402985075 0.00126119402985075],[0.00123880597014925 0.00124626865671642 0.00124626865671642 0.00123880597014925],[0.8,0.7,0.4],'LineStyle','none')

fill([0.000246268656716418 0.000246268656716418 0.000253731343283582 0.000253731343283582],[0.00124626865671642 0.00125373134328358 0.00125373134328358 0.00124626865671642],[0.8,0.7,0.4],'LineStyle','none')

fill([0.00124626865671642 0.00124626865671642 0.00125373134328358 0.00125373134328358],[0.00124626865671642 0.00125373134328358 0.00125373134328358 0.00124626865671642],[0.8,0.7,0.4],'LineStyle','none')

fill([0.000253731343283582 0.000253731343283582 0.000261194029850746 0.000261194029850746],[0.00125373134328358 0.00126119402985075 0.00126119402985075 0.00125373134328358],[0.8,0.7,0.4],'LineStyle','none')

fill([0.00123880597014925 0.00123880597014925 0.00124626865671642 0.00124626865671642],[0.00125373134328358 0.00126119402985075 0.00126119402985075 0.00125373134328358],[0.8,0.7,0.4],'LineStyle','none')

fill([0.000261194029850746 0.000261194029850746 0.00026865671641791 0.00026865671641791],[0.00126119402985075 0.00126865671641791 0.00126865671641791 0.00126119402985075],[0.8,0.7,0.4],'LineStyle','none')

fill([0.00123134328358209 0.00123134328358209 0.00123880597014925 0.00123880597014925],[0.00126119402985075 0.00126865671641791 0.00126865671641791 0.00126119402985075],[0.8,0.7,0.4],'LineStyle','none')

fill([0.00026865671641791 0.00026865671641791 0.000276119402985075 0.000276119402985075],[0.00126865671641791 0.00127611940298507 0.00127611940298507 0.00126865671641791],[0.8,0.7,0.4],'LineStyle','none')

fill([0.00122388059701493 0.00122388059701493 0.00123134328358209 0.00123134328358209],[0.00126865671641791 0.00127611940298507 0.00127611940298507 0.00126865671641791],[0.8,0.7,0.4],'LineStyle','none')

fill([0.000276119402985075 0.000276119402985075 0.000283582089552239 0.000283582089552239],[0.00127611940298507 0.00128358208955224 0.00128358208955224 0.00127611940298507],[0.8,0.7,0.4],'LineStyle','none')

fill([0.00121641791044776 0.00121641791044776 0.00122388059701493 0.00122388059701493],[0.00127611940298507 0.00128358208955224 0.00128358208955224 0.00127611940298507],[0.8,0.7,0.4],'LineStyle','none')

fill([0.000283582089552239 0.000283582089552239 0.000291044776119403 0.000291044776119403],[0.00128358208955224 0.0012910447761194 0.0012910447761194 0.00128358208955224],[0.8,0.7,0.4],'LineStyle','none')

fill([0.0012089552238806 0.0012089552238806 0.00121641791044776 0.00121641791044776],[0.00128358208955224 0.0012910447761194 0.0012910447761194 0.00128358208955224],[0.8,0.7,0.4],'LineStyle','none')

fill([0.000291044776119403 0.000291044776119403 0.000298507462686567 0.000298507462686567],[0.0012910447761194 0.00129850746268657 0.00129850746268657 0.0012910447761194],[0.8,0.7,0.4],'LineStyle','none')

fill([0.00120149253731343 0.00120149253731343 0.0012089552238806 0.0012089552238806],[0.0012910447761194 0.00129850746268657 0.00129850746268657 0.0012910447761194],[0.8,0.7,0.4],'LineStyle','none')

fill([0.000298507462686567 0.000298507462686567 0.000305970149253731 0.000305970149253731],[0.00129850746268657 0.00130597014925373 0.00130597014925373 0.00129850746268657],[0.8,0.7,0.4],'LineStyle','none')

fill([0.00119402985074627 0.00119402985074627 0.00120149253731343 0.00120149253731343],[0.00129850746268657 0.00130597014925373 0.00130597014925373 0.00129850746268657],[0.8,0.7,0.4],'LineStyle','none')

fill([0.000305970149253731 0.000305970149253731 0.000313432835820896 0.000313432835820896],[0.00130597014925373 0.0013134328358209 0.0013134328358209 0.00130597014925373],[0.8,0.7,0.4],'LineStyle','none')

fill([0.0011865671641791 0.0011865671641791 0.00119402985074627 0.00119402985074627],[0.00130597014925373 0.0013134328358209 0.0013134328358209 0.00130597014925373],[0.8,0.7,0.4],'LineStyle','none')

fill([0.000313432835820896 0.000313432835820896 0.00032089552238806 0.00032089552238806],[0.0013134328358209 0.00132089552238806 0.00132089552238806 0.0013134328358209],[0.8,0.7,0.4],'LineStyle','none')

fill([0.00117910447761194 0.00117910447761194 0.0011865671641791 0.0011865671641791],[0.0013134328358209 0.00132089552238806 0.00132089552238806 0.0013134328358209],[0.8,0.7,0.4],'LineStyle','none')

fill([0.00032089552238806 0.00032089552238806 0.000328358208955224 0.000328358208955224],[0.00132089552238806 0.00132835820895522 0.00132835820895522 0.00132089552238806],[0.8,0.7,0.4],'LineStyle','none')

fill([0.00117164179104478 0.00117164179104478 0.00117910447761194 0.00117910447761194],[0.00132089552238806 0.00132835820895522 0.00132835820895522 0.00132089552238806],[0.8,0.7,0.4],'LineStyle','none')

fill([0.000328358208955224 0.000328358208955224 0.000335820895522388 0.000335820895522388],[0.00132835820895522 0.00133582089552239 0.00133582089552239 0.00132835820895522],[0.8,0.7,0.4],'LineStyle','none')

fill([0.00116417910447761 0.00116417910447761 0.00117164179104478 0.00117164179104478],[0.00132835820895522 0.00133582089552239 0.00133582089552239 0.00132835820895522],[0.8,0.7,0.4],'LineStyle','none')

fill([0.000335820895522388 0.000335820895522388 0.000343283582089552 0.000343283582089552],[0.00133582089552239 0.00134328358208955 0.00134328358208955 0.00133582089552239],[0.8,0.7,0.4],'LineStyle','none')

fill([0.00115671641791045 0.00115671641791045 0.00116417910447761 0.00116417910447761],[0.00133582089552239 0.00134328358208955 0.00134328358208955 0.00133582089552239],[0.8,0.7,0.4],'LineStyle','none')

fill([0.000343283582089552 0.000343283582089552 0.000350746268656716 0.000350746268656716],[0.00134328358208955 0.00135074626865672 0.00135074626865672 0.00134328358208955],[0.8,0.7,0.4],'LineStyle','none')

fill([0.00114925373134328 0.00114925373134328 0.00115671641791045 0.00115671641791045],[0.00134328358208955 0.00135074626865672 0.00135074626865672 0.00134328358208955],[0.8,0.7,0.4],'LineStyle','none')

fill([0.000350746268656716 0.000350746268656716 0.000358208955223881 0.000358208955223881],[0.00135074626865672 0.00135820895522388 0.00135820895522388 0.00135074626865672],[0.8,0.7,0.4],'LineStyle','none')

fill([0.00114179104477612 0.00114179104477612 0.00114925373134328 0.00114925373134328],[0.00135074626865672 0.00135820895522388 0.00135820895522388 0.00135074626865672],[0.8,0.7,0.4],'LineStyle','none')

fill([0.000358208955223881 0.000358208955223881 0.000365671641791045 0.000365671641791045],[0.00135820895522388 0.00136567164179104 0.00136567164179104 0.00135820895522388],[0.8,0.7,0.4],'LineStyle','none')

fill([0.00113432835820896 0.00113432835820896 0.00114179104477612 0.00114179104477612],[0.00135820895522388 0.00136567164179104 0.00136567164179104 0.00135820895522388],[0.8,0.7,0.4],'LineStyle','none')

fill([0.000365671641791045 0.000365671641791045 0.000373134328358209 0.000373134328358209],[0.00136567164179104 0.00137313432835821 0.00137313432835821 0.00136567164179104],[0.8,0.7,0.4],'LineStyle','none')

fill([0.00112686567164179 0.00112686567164179 0.00113432835820896 0.00113432835820896],[0.00136567164179104 0.00137313432835821 0.00137313432835821 0.00136567164179104],[0.8,0.7,0.4],'LineStyle','none')

fill([0.000373134328358209 0.000373134328358209 0.000380597014925373 0.000380597014925373],[0.00137313432835821 0.00138059701492537 0.00138059701492537 0.00137313432835821],[0.8,0.7,0.4],'LineStyle','none')

fill([0.00111940298507463 0.00111940298507463 0.00112686567164179 0.00112686567164179],[0.00137313432835821 0.00138059701492537 0.00138059701492537 0.00137313432835821],[0.8,0.7,0.4],'LineStyle','none')

fill([0.000380597014925373 0.000380597014925373 0.000388059701492537 0.000388059701492537],[0.00138059701492537 0.00138805970149254 0.00138805970149254 0.00138059701492537],[0.8,0.7,0.4],'LineStyle','none')

fill([0.00111194029850746 0.00111194029850746 0.00111940298507463 0.00111940298507463],[0.00138059701492537 0.00138805970149254 0.00138805970149254 0.00138059701492537],[0.8,0.7,0.4],'LineStyle','none')

fill([0.000388059701492537 0.000388059701492537 0.000395522388059701 0.000395522388059701],[0.00138805970149254 0.0013955223880597 0.0013955223880597 0.00138805970149254],[0.8,0.7,0.4],'LineStyle','none')

fill([0.0011044776119403 0.0011044776119403 0.00111194029850746 0.00111194029850746],[0.00138805970149254 0.0013955223880597 0.0013955223880597 0.00138805970149254],[0.8,0.7,0.4],'LineStyle','none')

fill([0.000395522388059701 0.000395522388059701 0.000402985074626866 0.000402985074626866],[0.0013955223880597 0.00140298507462687 0.00140298507462687 0.0013955223880597],[0.8,0.7,0.4],'LineStyle','none')

fill([0.000402985074626866 0.000402985074626866 0.00041044776119403 0.00041044776119403],[0.0013955223880597 0.00140298507462687 0.00140298507462687 0.0013955223880597],[0.8,0.7,0.4],'LineStyle','none')

fill([0.00109701492537313 0.00109701492537313 0.0011044776119403 0.0011044776119403],[0.0013955223880597 0.00140298507462687 0.00140298507462687 0.0013955223880597],[0.8,0.7,0.4],'LineStyle','none')

fill([0.00041044776119403 0.00041044776119403 0.000417910447761194 0.000417910447761194],[0.00140298507462687 0.00141044776119403 0.00141044776119403 0.00140298507462687],[0.8,0.7,0.4],'LineStyle','none')

fill([0.00108955223880597 0.00108955223880597 0.00109701492537313 0.00109701492537313],[0.00140298507462687 0.00141044776119403 0.00141044776119403 0.00140298507462687],[0.8,0.7,0.4],'LineStyle','none')

fill([0.000417910447761194 0.000417910447761194 0.000425373134328358 0.000425373134328358],[0.00141044776119403 0.00141791044776119 0.00141791044776119 0.00141044776119403],[0.8,0.7,0.4],'LineStyle','none')

fill([0.00107462686567164 0.00107462686567164 0.00108208955223881 0.00108208955223881],[0.00141044776119403 0.00141791044776119 0.00141791044776119 0.00141044776119403],[0.8,0.7,0.4],'LineStyle','none')

fill([0.00108208955223881 0.00108208955223881 0.00108955223880597 0.00108955223880597],[0.00141044776119403 0.00141791044776119 0.00141791044776119 0.00141044776119403],[0.8,0.7,0.4],'LineStyle','none')

fill([0.000425373134328358 0.000425373134328358 0.000432835820895522 0.000432835820895522],[0.00141791044776119 0.00142537313432836 0.00142537313432836 0.00141791044776119],[0.8,0.7,0.4],'LineStyle','none')

fill([0.00106716417910448 0.00106716417910448 0.00107462686567164 0.00107462686567164],[0.00141791044776119 0.00142537313432836 0.00142537313432836 0.00141791044776119],[0.8,0.7,0.4],'LineStyle','none')

fill([0.000432835820895522 0.000432835820895522 0.000440298507462687 0.000440298507462687],[0.00142537313432836 0.00143283582089552 0.00143283582089552 0.00142537313432836],[0.8,0.7,0.4],'LineStyle','none')

fill([0.00105970149253731 0.00105970149253731 0.00106716417910448 0.00106716417910448],[0.00142537313432836 0.00143283582089552 0.00143283582089552 0.00142537313432836],[0.8,0.7,0.4],'LineStyle','none')

fill([0.000440298507462687 0.000440298507462687 0.000447761194029851 0.000447761194029851],[0.00143283582089552 0.00144029850746269 0.00144029850746269 0.00143283582089552],[0.8,0.7,0.4],'LineStyle','none')

fill([0.00105223880597015 0.00105223880597015 0.00105970149253731 0.00105970149253731],[0.00143283582089552 0.00144029850746269 0.00144029850746269 0.00143283582089552],[0.8,0.7,0.4],'LineStyle','none')

fill([0.000447761194029851 0.000447761194029851 0.000455223880597015 0.000455223880597015],[0.00144029850746269 0.00144776119402985 0.00144776119402985 0.00144029850746269],[0.8,0.7,0.4],'LineStyle','none')

fill([0.00104477611940299 0.00104477611940299 0.00105223880597015 0.00105223880597015],[0.00144029850746269 0.00144776119402985 0.00144776119402985 0.00144029850746269],[0.8,0.7,0.4],'LineStyle','none')

fill([0.000455223880597015 0.000455223880597015 0.000462686567164179 0.000462686567164179],[0.00144776119402985 0.00145522388059702 0.00145522388059702 0.00144776119402985],[0.8,0.7,0.4],'LineStyle','none')

fill([0.00103731343283582 0.00103731343283582 0.00104477611940299 0.00104477611940299],[0.00144776119402985 0.00145522388059702 0.00145522388059702 0.00144776119402985],[0.8,0.7,0.4],'LineStyle','none')

fill([0.000462686567164179 0.000462686567164179 0.000470149253731343 0.000470149253731343],[0.00145522388059702 0.00146268656716418 0.00146268656716418 0.00145522388059702],[0.8,0.7,0.4],'LineStyle','none')

fill([0.00102985074626866 0.00102985074626866 0.00103731343283582 0.00103731343283582],[0.00145522388059702 0.00146268656716418 0.00146268656716418 0.00145522388059702],[0.8,0.7,0.4],'LineStyle','none')

fill([0.000470149253731343 0.000470149253731343 0.000477611940298507 0.000477611940298507],[0.00146268656716418 0.00147014925373134 0.00147014925373134 0.00146268656716418],[0.8,0.7,0.4],'LineStyle','none')

fill([0.00102238805970149 0.00102238805970149 0.00102985074626866 0.00102985074626866],[0.00146268656716418 0.00147014925373134 0.00147014925373134 0.00146268656716418],[0.8,0.7,0.4],'LineStyle','none')

fill([0.000477611940298507 0.000477611940298507 0.000485074626865672 0.000485074626865672],[0.00147014925373134 0.00147761194029851 0.00147761194029851 0.00147014925373134],[0.8,0.7,0.4],'LineStyle','none')

fill([0.00101492537313433 0.00101492537313433 0.00102238805970149 0.00102238805970149],[0.00147014925373134 0.00147761194029851 0.00147761194029851 0.00147014925373134],[0.8,0.7,0.4],'LineStyle','none')

fill([0.000485074626865672 0.000485074626865672 0.000492537313432836 0.000492537313432836],[0.00147761194029851 0.00148507462686567 0.00148507462686567 0.00147761194029851],[0.8,0.7,0.4],'LineStyle','none')

fill([0.00100746268656716 0.00100746268656716 0.00101492537313433 0.00101492537313433],[0.00147761194029851 0.00148507462686567 0.00148507462686567 0.00147761194029851],[0.8,0.7,0.4],'LineStyle','none')

fill([0.000492537313432836 0.000492537313432836 0.0005 0.0005],[0.00148507462686567 0.00149253731343284 0.00149253731343284 0.00148507462686567],[0.8,0.7,0.4],'LineStyle','none')

fill([0.001 0.001 0.00100746268656716 0.00100746268656716],[0.00148507462686567 0.00149253731343284 0.00149253731343284 0.00148507462686567],[0.8,0.7,0.4],'LineStyle','none')

fill([0.0005 0.0005 0.000507462686567164 0.000507462686567164],[0.00149253731343284 0.0015 0.0015 0.00149253731343284],[0.8,0.7,0.4],'LineStyle','none')

fill([0.000992537313432836 0.000992537313432836 0.001 0.001],[0.00149253731343284 0.0015 0.0015 0.00149253731343284],[0.8,0.7,0.4],'LineStyle','none')
